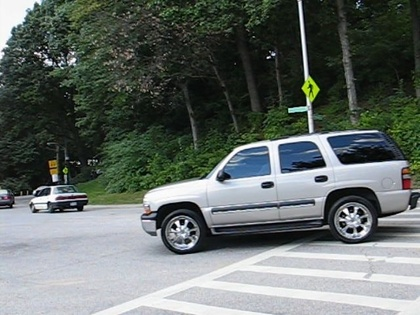
%> input picture images/cars1_01.jpg, 420 x 315 px, shrunk from 640 x 480 before the run
$ octave --eval "result = kmeans_adattivo;"   (GNU Octave 9; MATLAB toolbox functions it lacks are replaced by stand-ins)
%> lines starting %> are read from the running program, lines starting %| are printed output that depends on the picture; in (x1, y1, x2, y2) boxes, pixels count from 0 and x2, y2 are one past the last pixel; in counts of white or black regions, pixels touching at a corner belong together; the program's own positions count from 1
function [img_clusterizzata,centri_cluster] = kmeans_adattivo(img)

%% Immagine test, da togliere in versione finale
if nargin == 0
    img = imread('images/cars1_01.jpg');
%> img is the input picture: size 315x420x3 uint8; mean R, G, B 99.6, 107.1, 103.3
    img = rgb2gray(img);
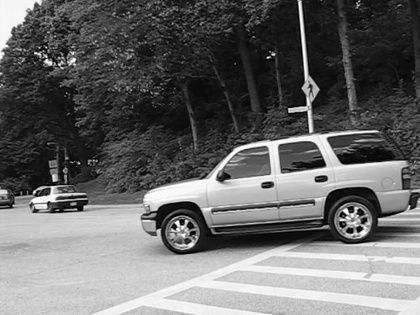
%> img: size 315x420 uint8; min 0, max 255, mean 104.4
end


%%

img = double(img);
%> img: size 315x420 double

% Vettorizzo l'array per velocizzare
img_v = img(:);

% Contatore numero cluster
num_clust = 0;

% Contatore numero massimo iterazioni
num_iterazioni=0;

%% Trovo il numero di cluster

while(true)

    %Scelgo il punto di seed
    seed = mean(img_v);

    %Ad ogni iterazione, aggiungo un nuovo cluster
    num_clust = num_clust+1;

    while(true)

        % Incremento contatore numero di iterazioni
        num_iterazioni = num_iterazioni+1;


        % Calcolo distanza euclidea tra punto seed e valori pixel immagine
        % ldg
        dist = (sqrt((img_v-seed).^2));

        % Calcolo il valore dell'ampiezza di banda di interesse
        dist_bw = (sqrt(sum((img_v-seed).^2)/numel(img_v)));

        % Controllo che i valori siano nell'ampiezza di banda di interesse
        valori_ok = dist<dist_bw;

        % Aggiorno la media
        seed_aggiornato = mean(img_v(valori_ok));

        % Controllo che il valore sia un numero
        if isnan(seed_aggiornato)
            break;
        end

        % Controllo se sono a convergenza, oppure se ho raggiunto numero
        % massimo iterazioni
        if seed == seed_aggiornato || num_iterazioni>10

            % Azzero contatore
            num_iterazioni=0;

            % Rimuovo tutti i valori che sono stati assegnati al cluster
            img_v(valori_ok) = [];

            % Salvo il valore del centro del cluster trovato
            centri_cluster(num_clust) = seed_aggiornato;

            %Esco dal ciclo
            break;

        end

        %Aggiorno il valore del seed per la prossima iterazione
        seed = seed_aggiornato;

    end


    % Controllo se tutti i punti sono stati assegnati, oppure se ho
    % raggiunto numero massimo di cluster
    if isempty(img_v) || num_clust>10
       break;
    end

end
%> this loop made 11 passes
%> after the loop, centri_cluster = [47.43 199.7 239.9 161.5 172.6 150.6 147.5]; img_v = 174 values from 153 to 153; num_clust = 11; num_iterazioni = 4


%% Ho il numero dei cluster, posso applicare il classico kmeans

% Ordino il vettore dei centri
centri_cluster = sort(centri_cluster);
%> centri_cluster = [47.43 147.5 150.6 161.5 172.6 199.7 239.9]

% Trovo differenza tra centri vicini
centri_diff = diff(centri_cluster);
%> centri_diff = [100.1 3.11 10.88 11.11 27.07 40.24]

% Trovo valore distanza minima tra due centri
dist_min = (max(img(:)/10));
%> dist_min = 25.5

% Scarto i centri troppo vicini tra loro
centri_cluster(centri_diff<=dist_min)=[];


%% Ottengo un'immagine clusterizzata

% Vettorizzo l'immagine per calcolare efficentemente, e ripeto l'immagine
% vettorizzata n volte, dove n è il numero dei cluster trovati
img_ripetuta = repmat(img(:),[1,numel(centri_cluster)]);

% Faccio lo stesso per il centro dei cluster
centri_ripetuti = repmat(centri_cluster,[numel(img),1]);

%Calcolo distanza di ogni punto rispetto centro cluster
distanza = ((img_ripetuta-centri_ripetuti).^2);

% Assegno ogni punto al cluster più vicino
[~,cluster_assegnamento] = min(distanza,[],2);

% Ricostruisco l'immagine, sostituendo ad ogni pixel il numero del cluster di cui fa parte
img_clusterizzata = reshape(cluster_assegnamento,size(img));
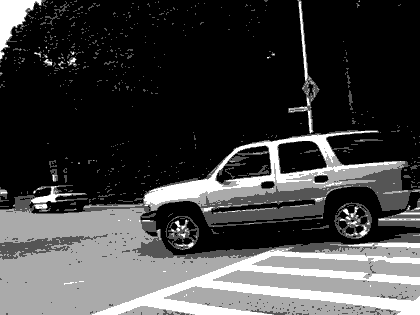
%> img_clusterizzata: size 315x420 double; min 1, max 4, mean 1.78; drawn with min black and max white

%% Mostra i cluster in cui è divisa l'immagine, da togliere in versione finale

subplot( ceil((numel(centri_cluster))/2), ceil((numel(centri_cluster)/2)), 1);
imshow(img,[]);
title('Immagine di partenza.')

for i =2:(numel(centri_cluster))

            subplot( ceil((numel(centri_cluster))/2), ceil((numel(centri_cluster)/2)), i);
            imshow(img_clusterizzata == i,[]);
            title(['Cluster numero ' num2str(i-1) '.']);

end
%> this loop made 3 passes
%> pass 1, in kmeans_adattivo, `imshow(img_clusterizzata == i,[]);`:
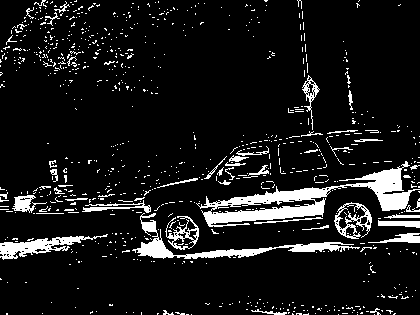
%> displayed picture: size 315x420, on the screen's scale of 0 to 255; 9.9% white; 815 white regions (762 under 20 px), largest, box (x1, y1, x2, y2) and area: (196, 161, 420, 227) 3941, (132, 213, 360, 259) 1681, (0, 234, 108, 260) 960
%> pass 2, in kmeans_adattivo, `imshow(img_clusterizzata == i,[]);`:
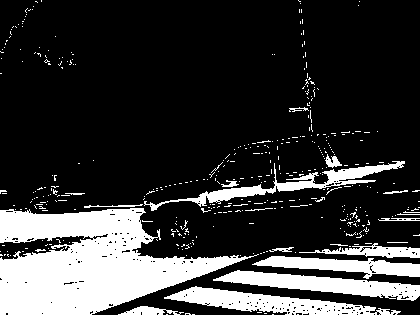
%> displayed picture: size 315x420, on the screen's scale of 0 to 255; 21.3% white; 403 white regions (383 under 20 px), largest, box (x1, y1, x2, y2) and area: (0, 208, 259, 315) 15299, (164, 286, 401, 315) 2952, (213, 270, 420, 301) 2793
%> `result = kmeans_adattivo;`:
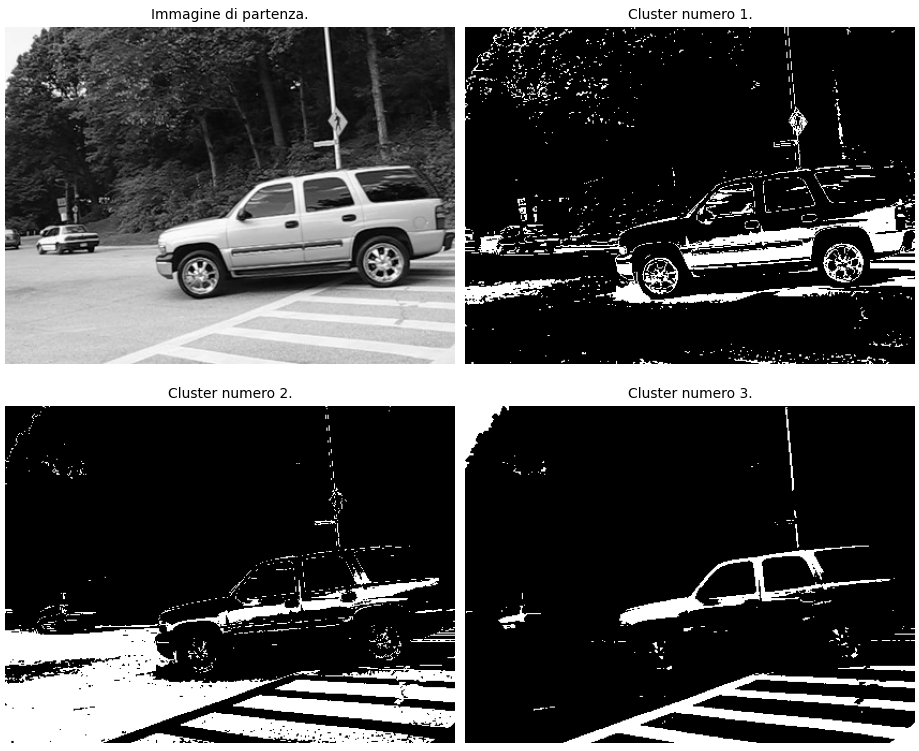
%> figure redrawn from the program's plot data, 4 panels

$ run again, with images/cars1_02.jpg copied over images/cars1_01.jpg
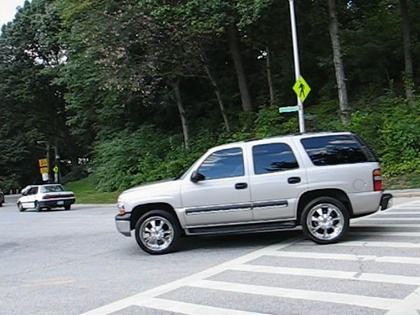
%> input picture images/cars1_02.jpg, 420 x 315 px, shrunk from 640 x 480 before the run
%> in kmeans_adattivo, img is the input picture: size 315x420x3 uint8; mean R, G, B 99.1, 106.7, 102.5
%> the loop in kmeans_adattivo, `while(true)` made 11 passes
%> after the loop in kmeans_adattivo, `while(true)`: centri_cluster = [47.54 199.8 239.6 162.1 173 150.5 147.5]; img_v = 137 values from 153 to 153; num_clust = 11; num_iterazioni = 4
%> in kmeans_adattivo, `centri_cluster = sort(centri_cluster);`: centri_cluster = [47.54 147.5 150.5 162.1 173 199.8 239.6]
%> centri_diff = [99.96 3.02 11.56 10.95 26.79 39.75]
%> dist_min = 25.5
%> the loop in kmeans_adattivo, `for i =2:(numel(centri_cluster))` made 3 passes
%> pass 1, in kmeans_adattivo, `imshow(img_clusterizzata == i,[]);`:
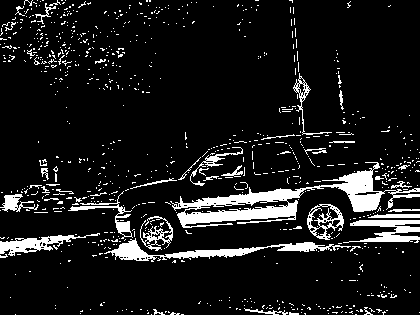
%> displayed picture: size 315x420, on the screen's scale of 0 to 255; 10.2% white; 829 white regions (787 under 20 px), largest, box (x1, y1, x2, y2) and area: (170, 162, 420, 228) 4158, (104, 238, 351, 262) 1531, (343, 220, 420, 243) 910
%> `result = kmeans_adattivo;`:
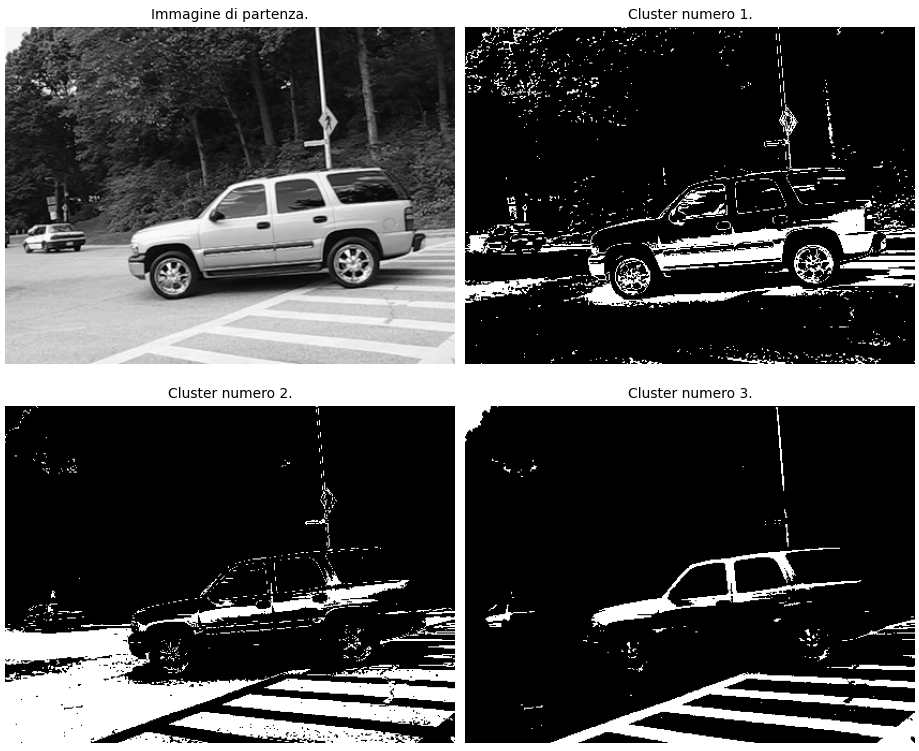
%> figure redrawn from the program's plot data, 4 panels

$ run again, with images/cars1_05.jpg copied over images/cars1_01.jpg
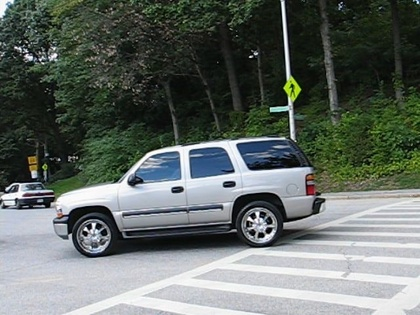
%> input picture images/cars1_05.jpg, 420 x 315 px, shrunk from 640 x 480 before the run
%> in kmeans_adattivo, img is the input picture: size 315x420x3 uint8; mean R, G, B 99, 106.6, 101.6
%> the loop in kmeans_adattivo, `while(true)` made 11 passes
%> after the loop in kmeans_adattivo, `while(true)`: centri_cluster = [47.93 199.1 238.8 161.7 172.1 150.5 147.5]; img_v = 169 values from 153 to 153; num_clust = 11; num_iterazioni = 4
%> in kmeans_adattivo, `centri_cluster = sort(centri_cluster);`: centri_cluster = [47.93 147.5 150.5 161.7 172.1 199.1 238.8]
%> centri_diff = [99.56 3.05 11.14 10.41 27.05 39.7]
%> dist_min = 25.5
%> the loop in kmeans_adattivo, `for i =2:(numel(centri_cluster))` made 3 passes
%> pass 1, in kmeans_adattivo, `imshow(img_clusterizzata == i,[]);`:
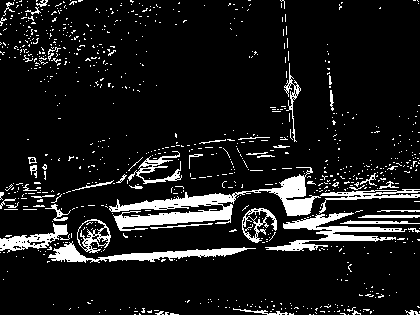
%> displayed picture: size 315x420, on the screen's scale of 0 to 255; 10.5% white; 854 white regions (809 under 20 px), largest, box (x1, y1, x2, y2) and area: (109, 167, 321, 231) 3579, (265, 212, 407, 251) 1622, (48, 241, 256, 263) 1389
%> `result = kmeans_adattivo;`:
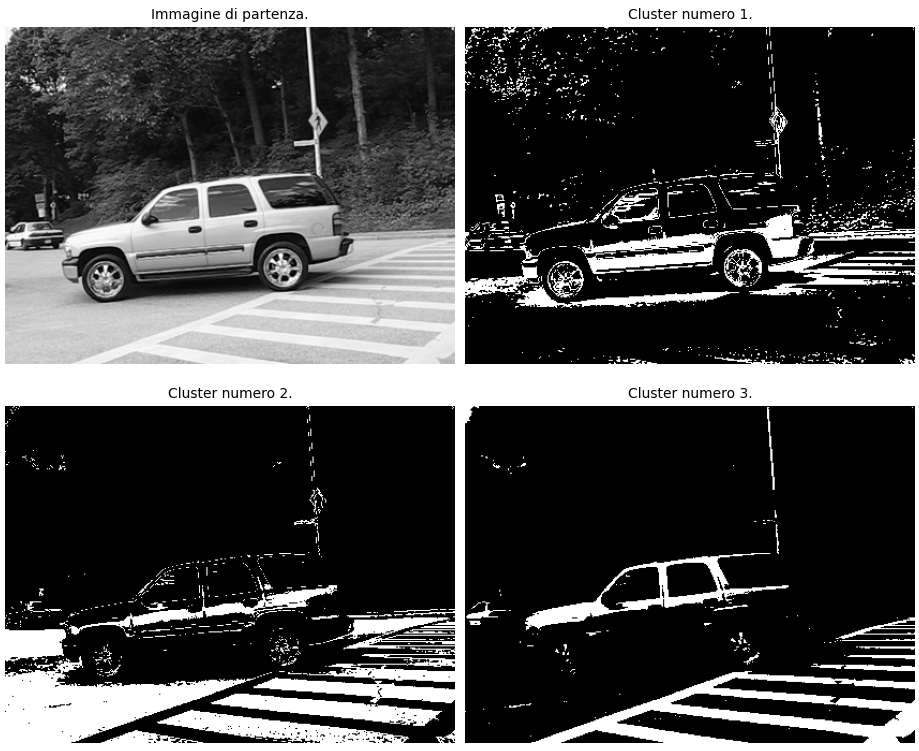
%> figure redrawn from the program's plot data, 4 panels

$ run again, with images/cars1_06.jpg copied over images/cars1_01.jpg
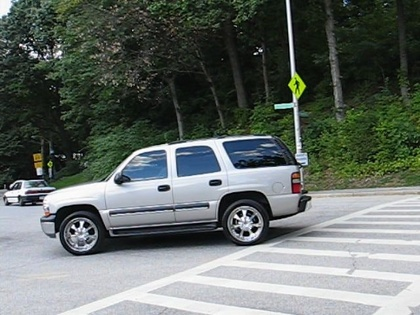
%> input picture images/cars1_06.jpg, 420 x 315 px, shrunk from 640 x 480 before the run
%> in kmeans_adattivo, img is the input picture: size 315x420x3 uint8; mean R, G, B 100.9, 108.3, 103.6
%> the loop in kmeans_adattivo, `while(true)` made 11 passes
%> after the loop in kmeans_adattivo, `while(true)`: centri_cluster = [48.58 198.6 238.7 161.3 171.1 150.6 153]; img_v = 152 values from 148 to 148; num_clust = 11; num_iterazioni = 4
%> in kmeans_adattivo, `centri_cluster = sort(centri_cluster);`: centri_cluster = [48.58 150.6 153 161.3 171.1 198.6 238.7]
%> centri_diff = [102 2.44 8.28 9.8 27.57 40.02]
%> dist_min = 25.5
%> the loop in kmeans_adattivo, `for i =2:(numel(centri_cluster))` made 3 passes
%> pass 1, in kmeans_adattivo, `imshow(img_clusterizzata == i,[]);`:
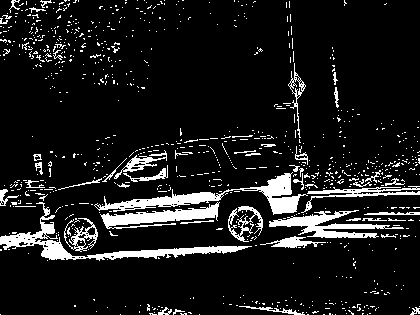
%> displayed picture: size 315x420, on the screen's scale of 0 to 255; 10.6% white; 857 white regions (804 under 20 px), largest, box (x1, y1, x2, y2) and area: (0, 202, 252, 261) 2173, (94, 172, 308, 215) 2114, (269, 210, 404, 238) 1400
%> `result = kmeans_adattivo;`:
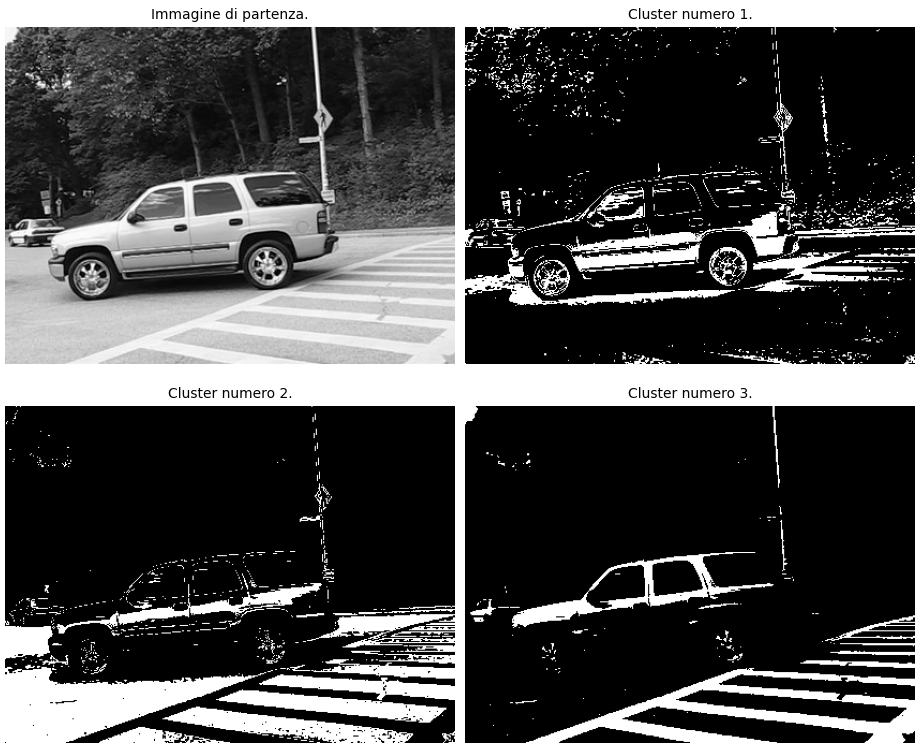
%> figure redrawn from the program's plot data, 4 panels
